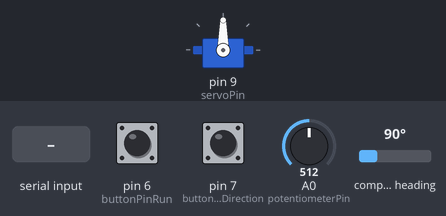
The sketch below on a simulated Arduino Uno, built with avr-gcc and run on an emulated ATmega328P. On the bench: servo. Wiring (inferred from the names in the program): AS5600 angle sensor at I2C address 0x36. Inputs (shaded band) come from the test bench; at power-on: A0 (potentiometerPin) = 512, pin 6 (buttonPinRun) HIGH, pin 7 (buttonPinDirection) HIGH, compass heading 90°. What the sketch prints to the serial monitor is not drawn.

Above: at 1.2 s.
1.3 s: A0 (potentiometerPin) set to 492
At 3.2 s:
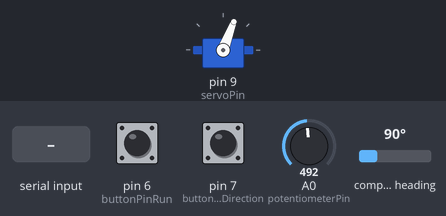
4.3 s: pin 6 (buttonPinRun) pulled LOW for 3.2 s
At 8.6 s:
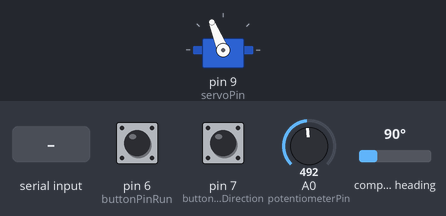
9.0 s: A0 (potentiometerPin) set to 306
At 9.52 s:
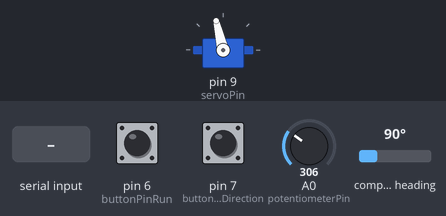
12.0 s: A0 (potentiometerPin) set to 122
At 12.33 s:
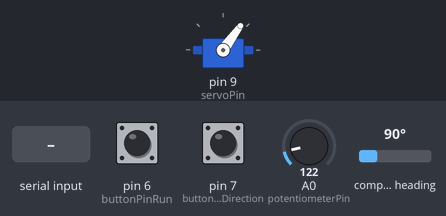
15.0 s: "Z\n" received over Serial
18.0 s: pin 6 (buttonPinRun) pulled LOW for 1 s
Timing chart, 0 to 21.0 s (numbered marks = the images above; inputs shaded):
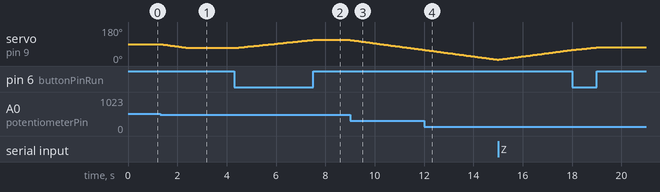

Measured:
- the behaviour switches between 505 and 504 on A0 (potentiometerPin) (found by bisection; images 0 and 1)
- after the input at 1.3 s, servo on pin 9 (servoPin): moves from 90° to 69° over 1.1 s, starting at once
- after the input at 4.3 s, servo on pin 9 (servoPin): moves from 69° to 112° over 3.1 s, starting after 0.05 s
- after the input at 9.0 s, servo on pin 9 (servoPin): moves from 112° to 59° over 3.0 s, starting at once

The sketch:

arduino-machi1-servo-actuator.ino
```cpp
#include <Wire.h>
#include <Servo.h>
#include <math.h>
#include <stdlib.h>

const uint8_t AS5600_ADDRESS = 0x36;
const uint8_t ANGLE_REGISTER = 0x0E;
const uint16_t COUNTS_PER_REVOLUTION = 4096;
const unsigned long DISPLAY_INTERVAL_MS = 250;
const bool manualTestMode = false;
const bool potentiometerMode = true;
const int potentiometerPin = A0;
const int potentiometerDeadbandUs = 6;
const int potentiometerZeroAdc = 115;
char testCommand[24];
size_t testCommandLength = 0;
bool testCommandOverflow = false;

Servo myServo;
const int servoPin = 9;
const int buttonPinRun = 6;
const int buttonPinDirection = 7;
const int minPulseUs = 500;
const int maxPulseUs = 2500;
const float maxCommandAngle = 250.0f;
const int maxCommandPulseUs = minPulseUs + static_cast<int>(maxCommandAngle * (maxPulseUs - minPulseUs) / 270.0f + 0.5f);
const int centerPulseUs = 1500;
const int stepPulseUs = 4;
const unsigned long buttonPulsePeriodUs = 6750;
const unsigned long updateIntervalMs = 20;
const unsigned long buttonUpdateIntervalMs = 20;
const unsigned long debounceMs = 30;
const unsigned long startupSettleMs = 1000;
const unsigned long positionLogIntervalMs = 250;

bool controlReady = false;
bool potControlling = false;
int potTakeoverReading = 0;
unsigned long lastPotUpdateMs = 0;

int currentPulse = centerPulseUs;
int lastRunState = HIGH;
int movementDirection = 1;
bool armed = false;
bool moving = false;
bool centering = false;
unsigned long startupMs = 0;
unsigned long runChangedMs = 0;
unsigned long lastUpdateMs = 0;
unsigned long lastPositionLogMs = 0;
unsigned long buttonPulseRemainderUs = 0;
unsigned long lastDisplayTime = 0;

bool as5600Detected() {
  Wire.beginTransmission(AS5600_ADDRESS);
  return Wire.endTransmission() == 0;
}

bool readRawAngle(uint16_t &rawAngle) {
  Wire.beginTransmission(AS5600_ADDRESS);
  Wire.write(ANGLE_REGISTER);
  if (Wire.endTransmission(false) != 0) {
    return false;
  }

  if (Wire.requestFrom(AS5600_ADDRESS, (uint8_t)2) != 2) {
    return false;
  }

  const uint8_t highByte = Wire.read();
  const uint8_t lowByte = Wire.read();
  rawAngle = ((uint16_t)(highByte & 0x0F) << 8) | lowByte;
  return true;
}

void attachAtPulse(int pulse) {
  pulse = constrain(pulse, minPulseUs, maxCommandPulseUs);
  noInterrupts();
  myServo.attach(servoPin, minPulseUs, maxPulseUs);
  myServo.writeMicroseconds(pulse);
  interrupts();
  currentPulse = pulse;
}

int lastPotAverage = -1;
int lastPotTargetPulse = -1;

void logPotentiometer() {
  Serial.print(F("POT ms="));
  Serial.print(millis());
  Serial.print(F(" raw="));
  Serial.print(analogRead(potentiometerPin));
  Serial.print(F(" average="));
  Serial.print(lastPotAverage);
  Serial.print(F(" requested_us="));
  Serial.print(lastPotTargetPulse);
  Serial.print(F(" commanded_us="));
  Serial.print(currentPulse);
  Serial.print(F(" ready="));
  Serial.print(controlReady);
  Serial.print(F(" attached="));
  Serial.print(myServo.attached());
  Serial.print(F(" pot_mode="));
  Serial.print(potentiometerMode);
  Serial.print(F(" pot_active="));
  Serial.print(potControlling);
  Serial.print(F(" manual_mode="));
  Serial.println(manualTestMode);
}

void displayAngle() {
  const unsigned long now = millis();
  if (now - lastDisplayTime < DISPLAY_INTERVAL_MS) return;
  lastDisplayTime = now;
  logPotentiometer();
  uint16_t rawAngle;
  Serial.print(F("SAMPLE ms="));
  Serial.print(now);
  Serial.print(F(" target_us="));
  Serial.print(currentPulse);
  Serial.print(F(" nominal_deg="));
  Serial.print((currentPulse - minPulseUs) * 270.0f / (maxPulseUs - minPulseUs), 2);
  if (!readRawAngle(rawAngle)) {
    Serial.println(F(" error=AS5600_READ"));
    return;
  }

  const float angleDegrees = rawAngle * (360.0f / COUNTS_PER_REVOLUTION);
  Serial.print(F(" as5600_deg="));
  Serial.println(angleDegrees, 3);
}

void processTestCommand() {
  testCommand[testCommandLength] = '\0';
  char *endPointer;
  const float angle = strtod(testCommand, &endPointer);
  const bool hasNumber = endPointer != testCommand;
  while (*endPointer == ' ' || *endPointer == '\t') ++endPointer;
  if (testCommandOverflow || !hasNumber || *endPointer != '\0' ||
      !isfinite(angle) || angle < 0.0f || angle > maxCommandAngle) {
    Serial.println(F("ERROR: enter one angle from 0 to 250, followed by Enter."));
  } else {
    currentPulse = minPulseUs + static_cast<int>(angle * (maxPulseUs - minPulseUs) / 270.0f + 0.5f);
    myServo.writeMicroseconds(currentPulse);
    Serial.print(F("COMMAND ms="));
    Serial.print(millis());
    Serial.print(F(" requested_deg="));
    Serial.print(angle, 3);
    Serial.print(F(" target_us="));
    Serial.println(currentPulse);
  }
  testCommandLength = 0;
  testCommandOverflow = false;
}

void readTestCommands() {
  while (Serial.available() > 0) {
    const char incoming = Serial.read();
    if (incoming == '\r' || incoming == '\n') {
      if (testCommandLength > 0 || testCommandOverflow) processTestCommand();
    } else if (testCommandLength < sizeof(testCommand) - 1) {
      testCommand[testCommandLength++] = incoming;
    } else {
      testCommandOverflow = true;
    }
  }
}

void logPosition(const char* event) {
  Serial.print(event);
  Serial.print(F(" target_us="));
  Serial.print(currentPulse);
  Serial.print(F(" nominal_deg="));
  Serial.println((currentPulse - minPulseUs) * 270.0 / (maxPulseUs - minPulseUs), 1);
  lastPositionLogMs = millis();
}

void rotateServo(int direction, unsigned long elapsedMs) {
  buttonPulseRemainderUs += elapsedMs * 1000UL;
  const int pulseIncrement = min(buttonPulseRemainderUs / buttonPulsePeriodUs,
                                 static_cast<unsigned long>(maxCommandPulseUs - minPulseUs));
  buttonPulseRemainderUs %= buttonPulsePeriodUs;
  currentPulse = constrain(currentPulse + direction * pulseIncrement,
                           minPulseUs, maxCommandPulseUs);
  myServo.writeMicroseconds(currentPulse);
}

void setup() {
  Serial.begin(115200);
  pinMode(buttonPinRun, INPUT_PULLUP);
  pinMode(buttonPinDirection, INPUT_PULLUP);
  pinMode(potentiometerPin, INPUT);
  Wire.begin();
  Wire.setWireTimeout(25000, true);
  Serial.println(F("STARTUP: commanding center 135 deg / 1500 us. No calibration."));
  attachAtPulse(centerPulseUs);
  Serial.println(as5600Detected() ? F("AS5600 detected (logging only).") :
      F("AS5600 missing; controls remain available."));

  if (manualTestMode) {
    Serial.println(F("MANUAL TEST: EEPROM unchanged; buttons disabled. Commanding center 135 deg / 1500 us."));
    attachAtPulse(centerPulseUs);
    const unsigned long settleStart = millis();
    while (millis() - settleStart < 2000) displayAngle();
    while (Serial.available() > 0) Serial.read();
    controlReady = true;
    Serial.println(F("READY: enter nominal servo angle 0..250 and Enter. Start near 135; AS5600 angles are independent."));
    return;
  }

  controlReady = true;
  while (Serial.available() > 0) Serial.read();
  Serial.println(F("Ready. Release D6 for one second before running."));
  lastRunState = digitalRead(buttonPinRun);
  startupMs = millis();
  runChangedMs = startupMs;
}

void loop() {
  displayAngle();
  if (!controlReady) return;
  if (manualTestMode) {
    readTestCommands();
    return;
  }

  const unsigned long now = millis();
  const int runState = digitalRead(buttonPinRun);
  bool potSampled = false;
  if (potentiometerMode) {
    if (now - lastPotUpdateMs >= updateIntervalMs) {
      lastPotUpdateMs = now;
      potSampled = true;
      long readingTotal = 0;
      for (uint8_t sample = 0; sample < 8; ++sample) {
        readingTotal += analogRead(potentiometerPin);
      }
      lastPotAverage = readingTotal / 8;
      const int targetPulse = map(constrain(lastPotAverage, potentiometerZeroAdc, 1023),
                  potentiometerZeroAdc, 1023, minPulseUs, maxCommandPulseUs);
      lastPotTargetPulse = targetPulse;
      if (!armed || runState == LOW || moving || centering) {
        potControlling = false;
        potTakeoverReading = lastPotAverage;
      } else if (!potControlling && abs(lastPotAverage - potTakeoverReading) >= 8) {
        potControlling = true;
        Serial.println(F("POT ACTIVE"));
      }
    }
  }
  if (runState != lastRunState) {
    lastRunState = runState;
    runChangedMs = now;
  }

  static int reportedRunState = -1;
  if (now - runChangedMs >= debounceMs && runState != reportedRunState) {
    reportedRunState = runState;
    Serial.print(F("D6="));
    Serial.print(runState == LOW ? F("PRESSED") : F("RELEASED"));
    Serial.print(F(" D7="));
    Serial.print(digitalRead(buttonPinDirection));
    Serial.print(F(" armed="));
    Serial.println(armed);
    if (runState == LOW && !armed) {
      Serial.println(F("Press ignored: release D6, wait for BUTTONS ARMED, then press again."));
    }
  }

  if (Serial.available() > 0) {
    const char command = Serial.read();
    if (command == 'Z' || command == 'z') {
      if (armed && runState == HIGH) {
        centering = true;
        potControlling = false;
        moving = false;
        lastUpdateMs = now;
        Serial.println(F("Moving to 135 degrees. Press D6 to cancel."));
      } else {
        Serial.println(F("Release D6 and wait for startup before sending Z/z."));
      }
    }
  }

  if (centering) {
    if (runState == LOW) {
      centering = false;
      Serial.println(F("Centering cancelled."));
    } else {
      if (now - lastUpdateMs >= updateIntervalMs) {
        lastUpdateMs = now;
        currentPulse += constrain(centerPulseUs - currentPulse, -stepPulseUs, stepPulseUs);
        myServo.writeMicroseconds(currentPulse);
        if (currentPulse == centerPulseUs) {
          centering = false;
          Serial.println(F("Target reached: 135 degrees (1500 us)."));
        }
      }
      return;
    }
  }

  if (runState == HIGH) {
    if (moving) {
      logPosition("HOLD");
      potControlling = false;
      potTakeoverReading = lastPotAverage;
    }
    moving = false;
    lastUpdateMs = now;
    if (!armed && now - startupMs >= startupSettleMs && now - runChangedMs >= debounceMs) {
      armed = true;
      potTakeoverReading = lastPotAverage;
      Serial.println(F("BUTTONS ARMED. D6 moves; D7 sets direction. Turn A0 pot to take control."));
    }
    if (armed && potentiometerMode && potControlling && potSampled &&
        (abs(lastPotTargetPulse - currentPulse) > potentiometerDeadbandUs ||
         (lastPotTargetPulse == minPulseUs && currentPulse != minPulseUs))) {
      currentPulse += constrain(lastPotTargetPulse - currentPulse, -stepPulseUs, stepPulseUs);
      myServo.writeMicroseconds(currentPulse);
    }
    return;
  }

  if (!armed || now - runChangedMs < debounceMs) {
    return;
  }

  if (!moving) {
    potControlling = false;
    movementDirection = digitalRead(buttonPinDirection) == HIGH ? 1 : -1;
    moving = true;
    lastUpdateMs = now;
    buttonPulseRemainderUs = 0;
    logPosition(movementDirection > 0 ? "FORWARD" : "REVERSE");
  }

  if (now - lastUpdateMs >= buttonUpdateIntervalMs) {
    const unsigned long elapsedMs = now - lastUpdateMs;
    lastUpdateMs = now;
    rotateServo(movementDirection, elapsedMs);
  }

  if (millis() - lastPositionLogMs >= positionLogIntervalMs) {
    logPosition("MOVING");
  }
}
```
